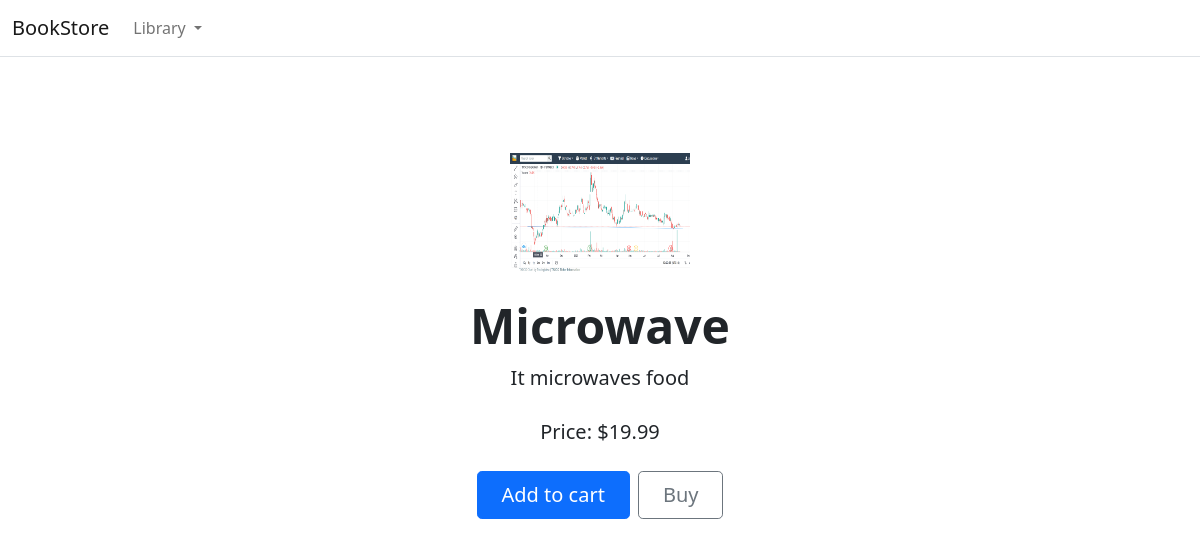
/product/1/, run on the app's committed database.
### store/models.py (models this page shows, shortened)
class Product(models.Model):
    category = models.ForeignKey(Category,on_delete=models.CASCADE,related_name='product')
    created_by = models.ForeignKey(User ,on_delete=models.CASCADE,related_name="owner")
    title = models.CharField(max_length=255)
    description = models.TextField(blank=True)
    image = models.ImageField(upload_to='images/')
    slug = models.SlugField()
    price = models.DecimalField(max_digits=4,decimal_places=2)
    is_active = models.BooleanField(default=True)
    created_at  = models.DateTimeField(auto_now_add=True)
    updated_at = models.DateTimeField(auto_now=True)
    objects = models.Manager()
    product = ProductManager()
    class Meta:
        verbose_name_plural= 'products'
        ordering = ['-created_at'] #order by latest created at
    def __str__(self)->str:
        return self.title

### store/views.py (the view)
# urls.py: path('product/<int:product_id>/',views.product_detail,name='product_detail'),
def product_detail(request,product_id):
    product = Product.objects.get(id=product_id)
    return render(request,'store/product.html',{'product':product})

### store/context_processors.py (called while the page is built)
def all_categories(request):
    categories = Category.objects.all()
    return {
        'categories':categories
    }

### store/models.py (called while the page is built)
    def get_absolute_url(self):
        return reverse("store:category_list", args=[self.slug])

### store/templates/store/product.html (shortened to what this page needs)
{% extends './base.html' %}
{% load static %}
{% block content %}
<div class="px-4 py-5 my-5 text-center">
  <img class="d-block mx-auto mb-4" src={{product.image.url}} alt="" width="180" height="120">
  <h1 class="display-5 fw-bold">{{product.title}}</h1>
  <div class="col-lg-6 mx-auto">
    <p class="lead mb-4">{{product.description}}</p>
    <p class="lead mb-4">Price: ${{product.price}} </p>
    <div class="d-grid gap-2 d-sm-flex justify-content-sm-center">
      <button type="button" class="btn btn-primary btn-lg px-4 gap-3">Add to cart</button>
      <button type="button" class="btn btn-outline-secondary btn-lg px-4">Buy</button>
    </div>
  </div>
</div>
{%endblock%}

### data on the page
Product: image (picture), title "Microwave", description "It microwaves food", price "19.99"
